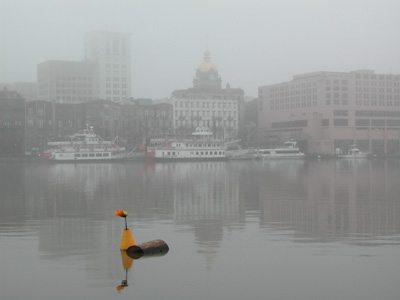
%> input picture Digital Image Processing/HW_5/lowcontrast.jpg, 400 x 300 px
$ octave HW5_Q1_Global.m   (GNU Octave 9; MATLAB toolbox functions it lacks are replaced by stand-ins)
%> lines starting %> are read from the running program, lines starting %| are printed output that depends on the picture
clc
clear all
close all
f=imread('lowcontrast.jpg');
%> f is the input picture: size 300x400x3 uint8; mean R, G, B 152.4, 154.5, 154
f=rgb2gray(f);
%> f: size 300x400 uint8
figure,imshow(f),title('original image');
[M,N]=size(f);
%> M = 300; N = 400
%% %%%%%%%%%%%structing the histogam function%%%%%%%%%%%
h=zeros(1,256);
for m=1:M
    for n=1:N
        r=f(m,n);
        h(r+1)=h(r+1)+1;%h is the histogram function
    end
end
%> after the loop, h = 256 values, max 2829 at index 136, min 0 at index 1, mean 468.8
hist=h/sum(h);
%> hist = 256 values, max 0.0236 at index 136, min 0 at index 1, mean 0.00391
figure
plot(hist)
title('histogram');
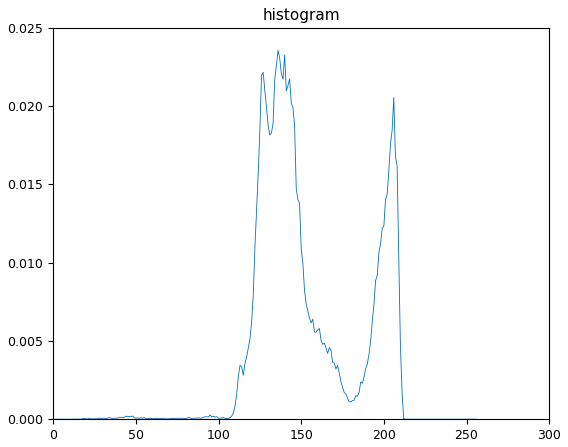
%> figure redrawn from the program's plot data; curve peaks at x = 136, y = 0.0236
%%%%%%%%%structing the cumulative function%%%%%%%%%5
F=zeros(1,256);
for k=1:256
    F(k)=sum(hist(1:k));
end
%> after the loop, F = 256 values from 0 to 1
figure,plot(F),title('cumulative function');
%> after `title('cumulative function')`:
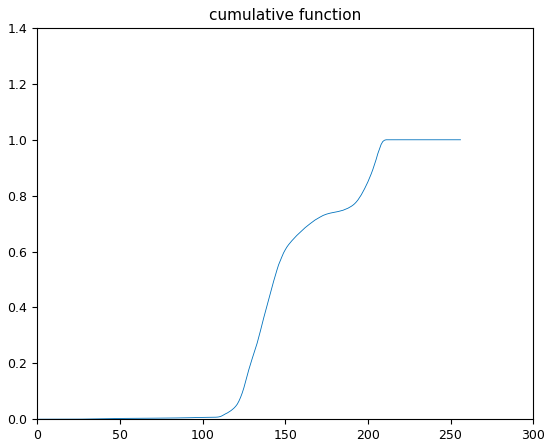
%> figure redrawn from the program's plot data; curve peaks at x = 212, y = 1
%%%%%%%%%%%implementing Histogram equalizeion %%%%%%%%%%55
g=zeros(M,N);
for m=1:M
    for n=1:N
        s=f(m,n);
        g(m,n)=F(s);%g is the resulted image after histogram equalization
    end
end
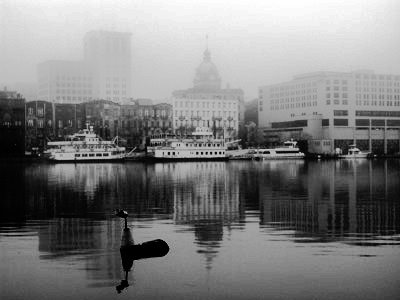
%> g: size 300x400 double; min 0, max 1, mean 0.492
figure,imshow(g),title('equalized image by Global Histogram Equalization');

$ run again, with Digital Image Processing/HW_5/photo561829177866693988.jpg copied over Digital Image Processing/HW_5/lowcontrast.jpg
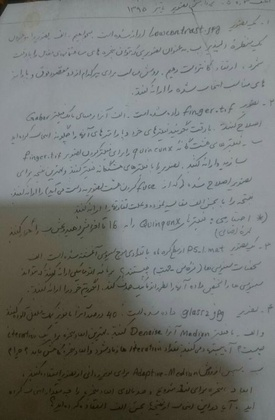
%> input picture Digital Image Processing/HW_5/photo561829177866693988.jpg, 275 x 420 px, shrunk from 523 x 800 before the run
%> f is the input picture: size 420x275x3 uint8; mean R, G, B 116.4, 119.3, 116.3
%> f: size 420x275 uint8
%> after the loop `for m=1:M`: h = 256 values, max 5091 at index 149, min 0 at index 1, mean 451.2
%> hist = 256 values, max 0.0441 at index 149, min 0 at index 1, mean 0.00391
%> `title('histogram');`:
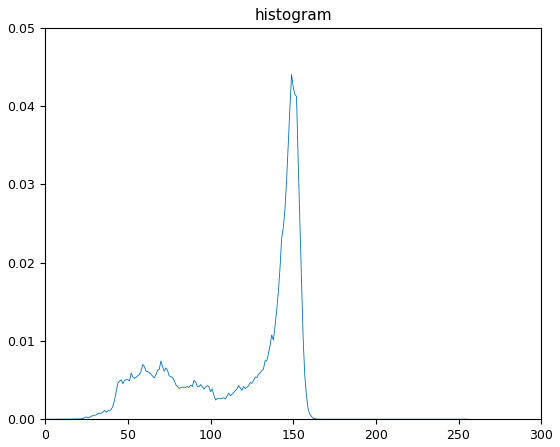
%> figure redrawn from the program's plot data; curve peaks at x = 149, y = 0.0441
%> after the loop `for k=1:256`: F = 256 values from 0 to 1
%> after the loop `for m=1:M`:
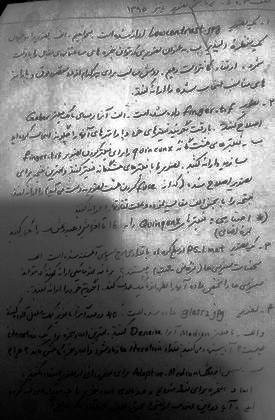
%> g: size 420x275 double; min 0, max 1, mean 0.491
